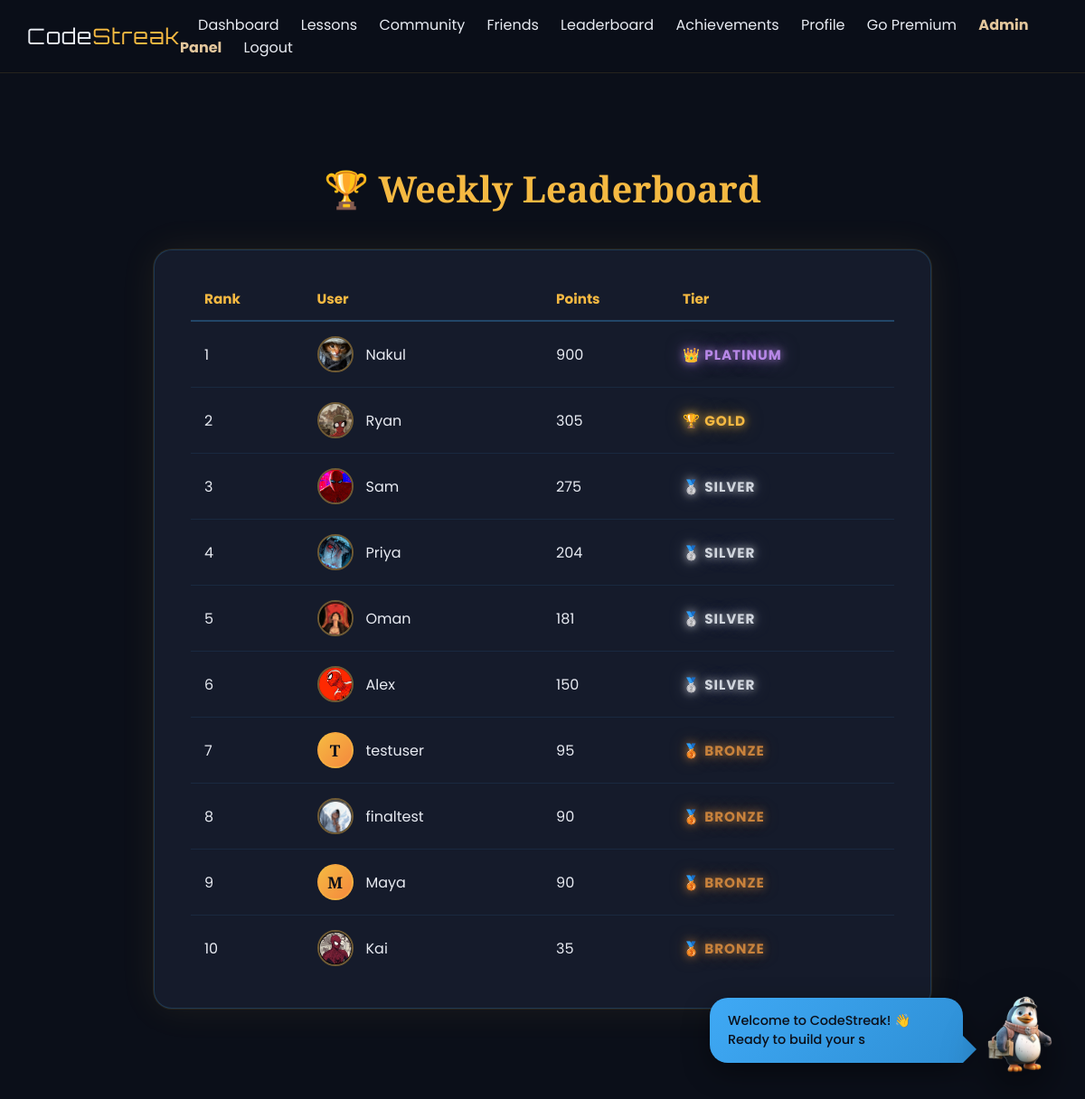
/leaderboard (signed in), run on the app's committed database.
### tables this page shows
CREATE TABLE users (
    id INTEGER PRIMARY KEY AUTOINCREMENT,
    username TEXT UNIQUE NOT NULL,
    email TEXT UNIQUE NOT NULL,
    password_hash TEXT NOT NULL,
    security_question TEXT,
    security_answer TEXT,
    streak INTEGER DEFAULT 0,
    streak_charge INTEGER DEFAULT 1,
    total_points INTEGER DEFAULT 0,
    weekly_points INTEGER DEFAULT 0,
    rank TEXT DEFAULT 'Bronze',
    premium INTEGER DEFAULT 0,
    achievements TEXT DEFAULT '[]',
    profile_picture TEXT,
    bio TEXT DEFAULT '',
    learning_goal TEXT DEFAULT 'Learning Python',
    avatar_emoji TEXT DEFAULT '🐉',
    created_at TIMESTAMP DEFAULT CURRENT_TIMESTAMP
, is_active BOOLEAN DEFAULT 1, is_admin BOOLEAN DEFAULT 0);

### app.py (the view)
@app.route('/leaderboard')
def leaderboard():
    if 'user_id' not in session:
        return redirect(url_for('login'))
    conn = get_db()
    cur = conn.cursor()
    update_user_rank(session['user_id'])
    conn = get_db()
    cur = conn.cursor()
    cur.execute("""
        SELECT id, username, weekly_points, `rank`, profile_picture
        FROM users
        ORDER BY weekly_points DESC
        LIMIT 20
    """)
    users = cur.fetchall()
    cur.close()
    conn.close()
    return render_template('leaderboard.html', users=users)

### app.py (called while the page is built)
def get_db():
    conn = sqlite3.connect('codestreak.db', detect_types=sqlite3.PARSE_DECLTYPES)
    conn.row_factory = sqlite3.Row
    return conn

def update_user_rank(user_id):
    conn = get_db()
    cur = conn.cursor()
    cur.execute("SELECT total_points FROM users WHERE id = ?", (user_id,))
    user = cur.fetchone()
    if not user:
        cur.close()
        conn.close()
        return None
    xp = user['total_points']
    if xp >= 450:
        new_rank = 'Platinum'
    elif xp >= 300:
        new_rank = 'Gold'
    elif xp >= 100:
        new_rank = 'Silver'
    else:
        new_rank = 'Bronze'
    cur.execute("UPDATE users SET `rank` = ? WHERE id = ?", (new_rank, user_id))
    conn.commit()
    cur.close()
    conn.close()
    return new_rank

### templates/leaderboard.html (shortened to what this page needs)
{% extends 'base.html' %}
{% block content %}
<div class="page-container">
    <div class="page-header">
        <h1 class="page-title">🏆 Weekly Leaderboard</h1>
    </div>
    <div class="leaderboard-table">
        {% if users %}
        <table class="lb-table">
            <thead>
                <tr>
                    <th>Rank</th>
                    <th>User</th>
                    <th>Points</th>
                    <th>Tier</th>
                </tr>
            </thead>
            <tbody>
                {% for u in users %}
                <tr>
                    <td>{{ loop.index }}</td>
                    <td>
                        <div class="lb-user-cell">
                            {% if u['profile_picture'] %}
                                <img src="{{ url_for('static', filename='uploads/' + u['profile_picture']) }}"
                                     alt="{{ u['username'] }}"
                                     class="lb-avatar">
                            {% else %}
                                <div class="lb-avatar-initial">{{ u['username'][0]|upper }}</div>
                            {% endif %}
                            <span>{{ u['username'] }}</span>
                        </div>
                    </td>
                    <td>{{ u['weekly_points'] }}</td>
                    <td class="lb-tier-cell {{ u['rank']|lower }}">
                        {% if u['rank'] == 'Bronze' %}🥉
                        {% elif u['rank'] == 'Silver' %}🥈
                        {% elif u['rank'] == 'Gold' %}🏆
                        {% elif u['rank'] == 'Platinum' %}👑
                        {% endif %}
                        {{ u['rank'] }}
                    </td>
                </tr>
                {% endfor %}
            </tbody>
        </table>
        {% else %}
        <div class="empty-state">
            No players yet. Be the first to complete a lesson! 🚀
        </div>
        {% endif %}
    </div>
</div>
{% endblock %}

### templates/base.html (style rules this page uses)
:root { --near-black: #0B0F19; --azure-blue: #3FA9F5; --amber-gold: #F5B942; --emerald: #2ED9A5; --off-white: #E8EBF2; --surface: #151B2B; --surface-2: #1E2538; --champion-blue: #0B0F19; --lavender-tonic: #3FA9F5; --exotic-orange: #F5B942; --dirty-white: #E8EBF2; --ink: #0B0F19; --paper: #E8EBF2; --yellow: #F5B942; --red: #3FA9F5; --beige: #3FA9F5; --dark: #0B0F19; font-family: 'Poppins', sans-serif; color: var(--off-white); background: var(--near-black); }
* { box-sizing: border-box; margin: 0; padding: 0; }
html { min-height: 100%; background: var(--near-black); scroll-behavior: smooth; }
body { margin: 0; min-height: 100%; background: var(--near-black); overflow-x: hidden; font-family: 'Poppins', sans-serif; color: var(--off-white); }

### templates/leaderboard.html (style rules this page uses)
.page-container { max-width: 900px; margin: 80px auto; padding: 20px; }
.page-header { text-align: center; margin-bottom: 40px; }
.page-title { font-family: 'Playfair Display', serif; font-size: 2.5rem; color: var(--amber-gold); margin-bottom: 10px; }
.leaderboard-table { background: #151B2B; border: 1px solid rgba(63, 169, 245, 0.2); border-radius: 20px; padding: 30px 40px; box-shadow: 0 0 0 1px rgba(245, 185, 66, 0.1), 0 0 40px rgba(245, 185, 66, 0.08); }
.lb-table { width: 100%; border-collapse: collapse; }
.lb-table th { color: var(--amber-gold); text-align: left; font-size: 0.95rem; font-weight: 700; padding: 12px 15px; border-bottom: 2px solid rgba(63, 169, 245, 0.3); }
.lb-table td { padding: 16px 15px; color: var(--off-white); border-bottom: 1px solid rgba(63, 169, 245, 0.1); }
.lb-table tr:last-child td { border-bottom: none; }
.lb-user-cell { display: flex; align-items: center; gap: 14px; }
.lb-avatar { width: 40px; height: 40px; border-radius: 50%; object-fit: cover; border: 2px solid rgba(245, 185, 66, 0.4); flex-shrink: 0; }
.lb-avatar-initial { width: 40px; height: 40px; border-radius: 50%; background: linear-gradient(135deg, var(--amber-gold), #F5893D); color: var(--near-black); display: flex; justify-content: center; align-items: center; font-family: 'Playfair Display', serif; font-weight: 700; font-size: 1.1rem; flex-shrink: 0; border: 2px solid rgba(245, 185, 66, 0.4); }
.lb-tier-cell { font-weight: 700; font-size: 0.95rem; text-transform: uppercase; letter-spacing: 1px; transition: all 0.3s ease; }
.lb-tier-cell.bronze { color: #C8823C; text-shadow: 0 0 10px rgba(200, 130, 60, 0.8), 0 0 20px rgba(200, 130, 60, 0.4); }
.lb-tier-cell.silver { color: #D0D5DD; text-shadow: 0 0 10px rgba(208, 213, 221, 0.8), 0 0 20px rgba(208, 213, 221, 0.4); }
.lb-tier-cell.gold { color: #F5B942; text-shadow: 0 0 10px rgba(245, 185, 66, 0.9), 0 0 20px rgba(245, 185, 66, 0.5); }
.lb-tier-cell.platinum { color: #B888E8; text-shadow: 0 0 10px rgba(184, 136, 232, 0.9), 0 0 20px rgba(184, 136, 232, 0.5); }

### data on the page
users: profile_picture (picture), username "Nakul", weekly_points "900", rank "PLATINUM"
users: profile_picture (picture), username "Ryan", weekly_points "305", rank "GOLD"
users: profile_picture (picture), username "Sam", weekly_points "275", rank "SILVER"
users: profile_picture (picture), username "Priya", weekly_points "204", rank "SILVER"
users: profile_picture (picture), username "Oman", weekly_points "181", rank "SILVER"
users: profile_picture (picture), username "Alex", weekly_points "150", rank "SILVER"
users: username "T", username "testuser", weekly_points "95", rank "BRONZE"
users: profile_picture (picture), username "finaltest", weekly_points "90", rank "BRONZE"
users: username "M", username "Maya", weekly_points "90", rank "BRONZE"
users: profile_picture (picture), username "Kai", weekly_points "35", rank "BRONZE"
